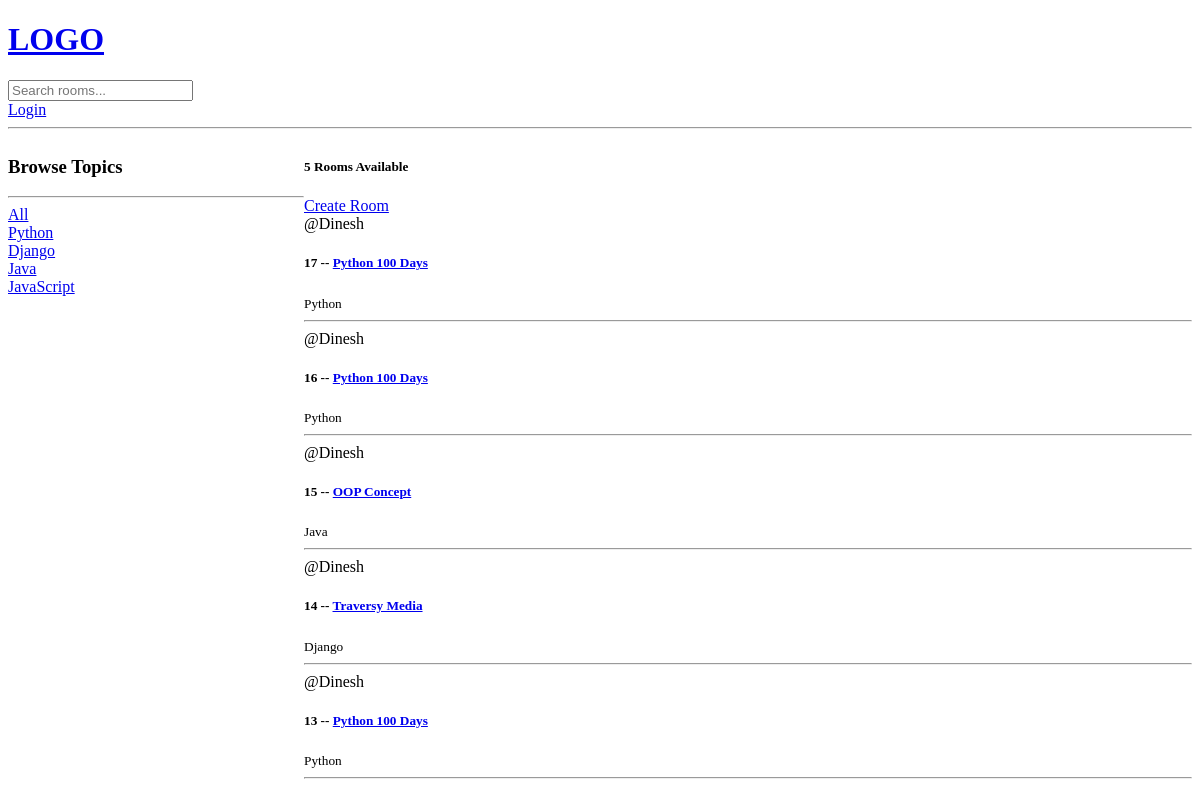
The app's page /, older data.
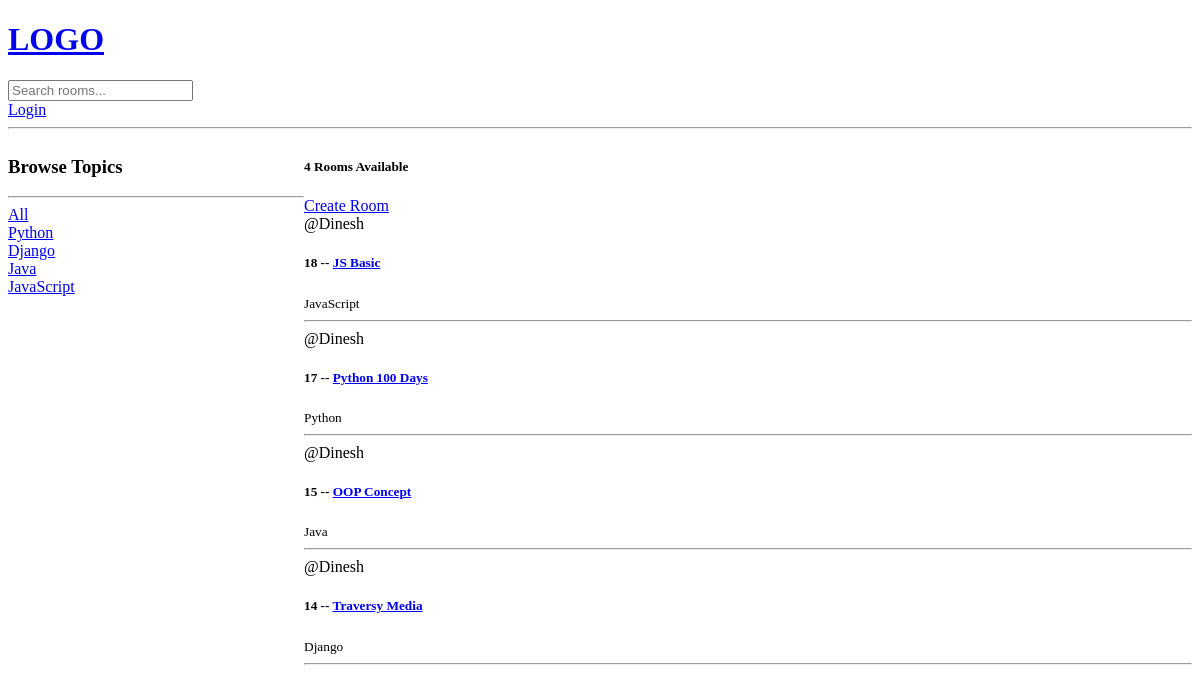
The same page, newer data.
### base/models.py (models this page shows, shortened)
class Topic(models.Model):
    name = models.CharField(max_length=200)

class Room(models.Model):
    host = models.ForeignKey(User, on_delete=models.SET_NULL, null=True)
    topic = models.ForeignKey(Topic, on_delete=models.SET_NULL, null=True)
    name = models.CharField(max_length=200)
    description = models.TextField(null=True, blank=True)
    updated = models.DateTimeField(auto_now=True)
    created = models.DateTimeField(auto_now_add=True)
    class Meta:
        ordering = ['-updated','-created']

### base/views.py (the view)
# urls.py: path('', views.home, name="home"),
def home(request):
    q = request.GET.get('q') if request.GET.get('q') != None else ''
    rooms = Room.objects.filter(
        Q(topic__name__icontains=q) |
        Q(name__icontains=q) |
        Q(description__icontains=q)
        )
    topics = Topic.objects.all()
    room_count = rooms.count()
    context = {'rooms':rooms, 'topics':topics, 'room_count':room_count}
    return render(request, 'base/home.html', context)

### base/templates/base/home.html (shortened to what this page needs)
{% extends 'main.html' %}
{% block content %}
<div class="home-container">
    <div>
        <h3> Browse Topics </h3>
        <hr>
        <div>
            <a href="{% url 'home' %}">All</a>
        </div>
            {% for topic in topics %}
                <div>
                    <a href="{% url 'home' %}?q={{topic.name}}">{{topic.name}}</a>
                </div>
            {% endfor %}
    </div>
    <div>
        <h5>{{room_count}} Rooms Available </h5>
        <a href="{% url 'create-room' %}"> Create Room </a>
        <div>
            {% for room in rooms %}
                <div>
                    <span>@{{room.host.username}}</span>
                     <h5> {{room.id}} -- <a href="{% url 'room' room.id %}">{{room.name}}</a> </h5>
                     <small>{{room.topic.name}}</small>
                     <hr>
                </div>
            {% endfor %}
        </div>
    </div>
</div>
{% endblock content %}

### templates/main.html (shortened to what this page needs)
<!DOCTYPE html>
<html lang="en">
<head>
</head>
<body>
    {% include 'navbar.html' %}
    {% block content %}
    {% endblock %}
</body>
</html>

### templates/navbar.html
<a href="/">
    <h1>LOGO</h1>
</a>
<form method="GET" action="{% url 'home' %}">
    <input type="text" name="q" placeholder="Search rooms..." />
</form>
{% if request.user.is_authenticated %}
<a href="{% url 'logout' %}">Logout</a>
{% else %}
<a href="{% url 'login' %}"> Login </a>
{% endif %}
<hr>

### base/templates/base/home.html (style rules this page uses)
.home-container { display: grid; grid-template-columns: 1fr 3fr; }

Row changes from the older to the newer data that the page shows:
removed Room: host.username "Dinesh", id "16", name "Python 100 Days", topic.name "Python"
removed Room: host.username "Dinesh", id "13", name "Python 100 Days", topic.name "Python"
added Room: host.username "Dinesh", id "18", name "JS Basic", topic.name "JavaScript"
Text that changed along with them:
{{ room_count }}: "5" → "4"
